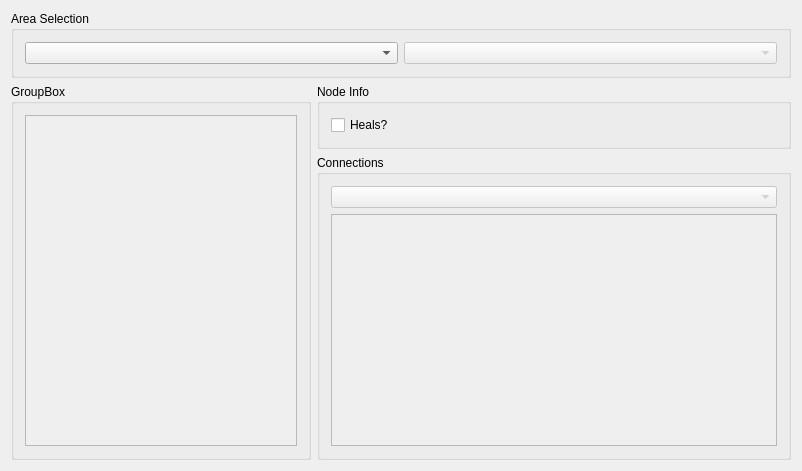
<?xml version="1.0" encoding="UTF-8"?>
<ui version="4.0">
 <class>DataEditorWindow</class>
 <widget class="QMainWindow" name="DataEditorWindow">
  <property name="geometry">
   <rect>
    <x>0</x>
    <y>0</y>
    <width>802</width>
    <height>471</height>
   </rect>
  </property>
  <property name="windowTitle">
   <string>Hello, world!</string>
  </property>
  <widget class="QWidget" name="centralWidget">
   <property name="maximumSize">
    <size>
     <width>16777215</width>
     <height>16777215</height>
    </size>
   </property>
   <layout class="QGridLayout" name="gridLayout_2">
    <item row="0" column="0" colspan="2">
     <widget class="QGroupBox" name="groupBox">
      <property name="title">
       <string>Area Selection</string>
      </property>
      <layout class="QHBoxLayout" name="horizontalLayout">
       <item>
        <widget class="QComboBox" name="worldSelectorBox"/>
       </item>
       <item>
        <widget class="QComboBox" name="areaSelectorBox">
         <property name="enabled">
          <bool>false</bool>
         </property>
        </widget>
       </item>
      </layout>
     </widget>
    </item>
    <item row="1" column="0" rowspan="2">
     <widget class="QGroupBox" name="pointOfInterestBox">
      <property name="maximumSize">
       <size>
        <width>300</width>
        <height>16777215</height>
       </size>
      </property>
      <property name="title">
       <string>GroupBox</string>
      </property>
      <layout class="QGridLayout" name="gridLayout">
       <item row="0" column="0">
        <widget class="QScrollArea" name="pointOfInterestScrollArea">
         <property name="widgetResizable">
          <bool>true</bool>
         </property>
         <widget class="QWidget" name="scrollAreaWidgetContents">
          <property name="geometry">
           <rect>
            <x>0</x>
            <y>0</y>
            <width>274</width>
            <height>320</height>
           </rect>
          </property>
          <layout class="QVBoxLayout" name="verticalLayout"/>
         </widget>
        </widget>
       </item>
      </layout>
     </widget>
    </item>
    <item row="1" column="1">
     <widget class="QGroupBox" name="nodeInfoBox">
      <property name="title">
       <string>Node Info</string>
      </property>
      <layout class="QHBoxLayout" name="horizontalLayout_2">
       <item>
        <widget class="QCheckBox" name="nodeHealsBox">
         <property name="text">
          <string>Heals?</string>
         </property>
        </widget>
       </item>
      </layout>
     </widget>
    </item>
    <item row="2" column="1">
     <widget class="QGroupBox" name="connectionsBox">
      <property name="sizePolicy">
       <sizepolicy hsizetype="Preferred" vsizetype="Expanding">
        <horstretch>0</horstretch>
        <verstretch>0</verstretch>
       </sizepolicy>
      </property>
      <property name="minimumSize">
       <size>
        <width>0</width>
        <height>0</height>
       </size>
      </property>
      <property name="title">
       <string>Connections</string>
      </property>
      <property name="alignment">
       <set>Qt::AlignLeading|Qt::AlignLeft|Qt::AlignTop</set>
      </property>
      <layout class="QVBoxLayout" name="verticalLayout_2">
       <item>
        <widget class="QComboBox" name="otherNodeConnectionBox">
         <property name="enabled">
          <bool>false</bool>
         </property>
        </widget>
       </item>
       <item>
        <widget class="QScrollArea" name="other_node_alternatives_scroll_area">
         <property name="lineWidth">
          <number>4</number>
         </property>
         <property name="widgetResizable">
          <bool>true</bool>
         </property>
         <widget class="QWidget" name="other_node_alternatives_contents">
          <property name="geometry">
           <rect>
            <x>0</x>
            <y>0</y>
            <width>452</width>
            <height>225</height>
           </rect>
          </property>
          <layout class="QGridLayout" name="gridLayout_3"/>
         </widget>
        </widget>
       </item>
      </layout>
     </widget>
    </item>
   </layout>
  </widget>
  <widget class="QMenuBar" name="menuBar">
   <property name="geometry">
    <rect>
     <x>0</x>
     <y>0</y>
     <width>802</width>
     <height>21</height>
    </rect>
   </property>
  </widget>
 </widget>
 <layoutdefault spacing="6" margin="11"/>
 <resources/>
 <connections/>
</ui>
